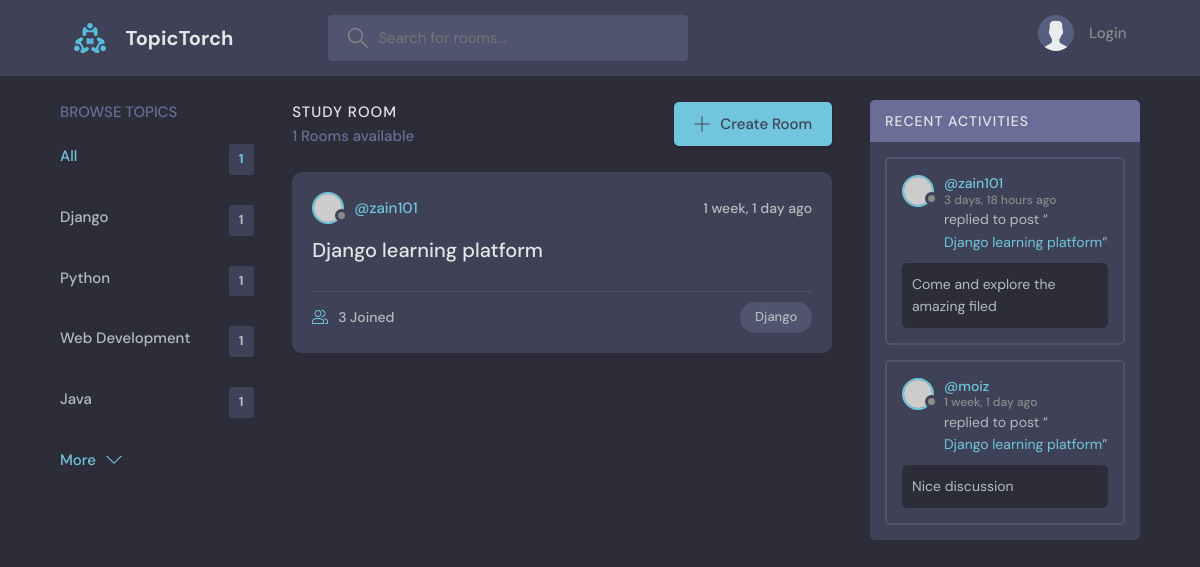
Page /?query=Django on the earlier database version.
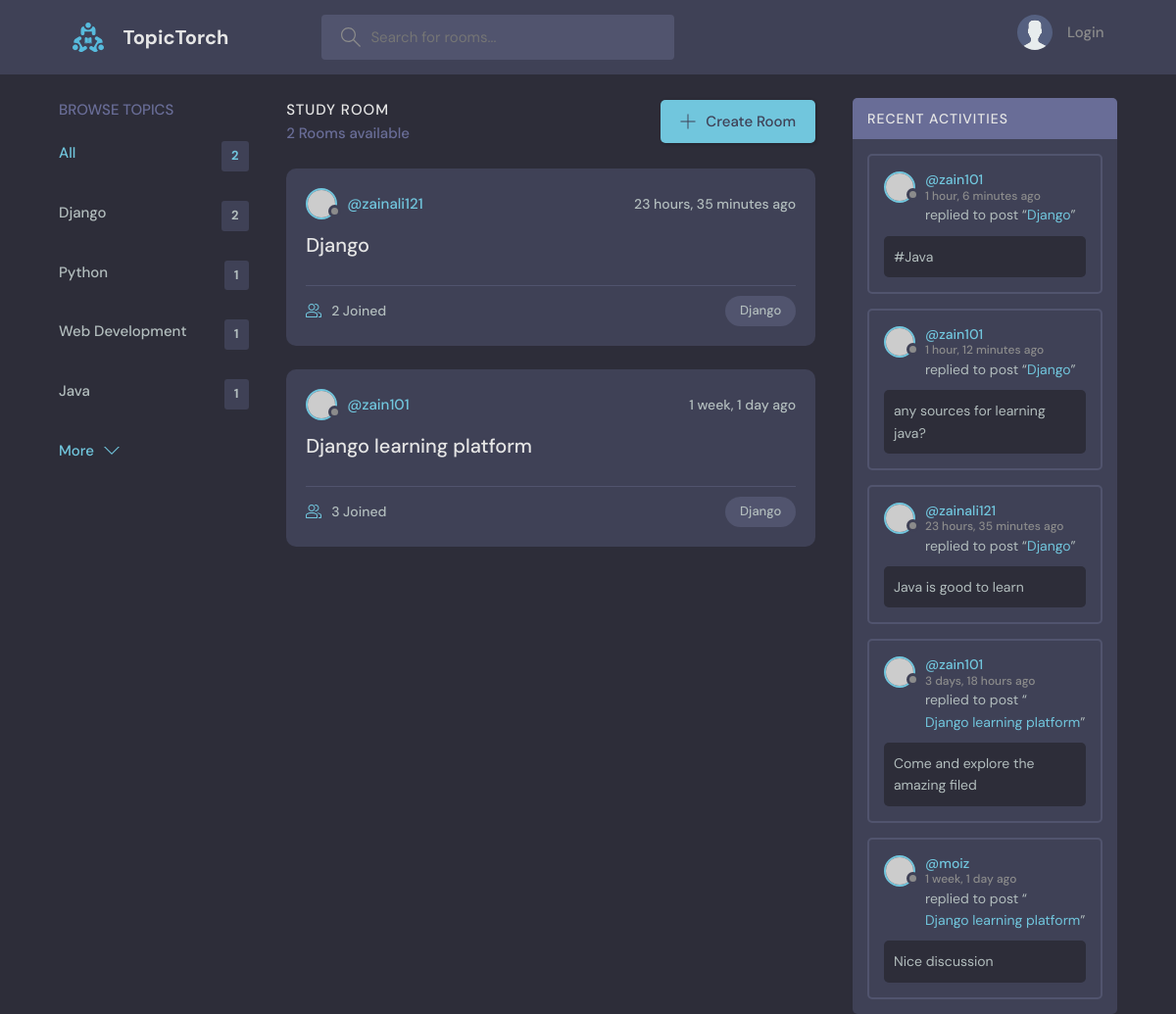
Same page on the later database version.
### base/models.py (models this page shows, shortened)
class Topic(models.Model):
    name = models.CharField(max_length=200)

class Room(models.Model):
    host = models.ForeignKey(User, on_delete=models.SET_NULL, null=True)
    members = models.ManyToManyField(User, related_name='members', blank=True)
    topic = models.ForeignKey(Topic, on_delete=models.SET_NULL, null=True)
    name = models.CharField(max_length=200)
    desc = models.TextField(null=True, blank=True)
    updated = models.DateTimeField(auto_now=True)
    created = models.DateTimeField(auto_now_add=True)
    class Meta:      # for maintaining the order
        ordering = ['-updated', '-created']
    def __str__(self):
        return self.name

class Message(models.Model):
    user = models.ForeignKey(User, on_delete=models.CASCADE)
    room = models.ForeignKey(Room, on_delete=models.CASCADE)
    body = models.TextField()
    updated = models.DateTimeField(auto_now=True)
    created = models.DateTimeField(auto_now_add=True)
    class Meta:      # for maintaining the order
        ordering = ['-updated', '-created']

### base/views.py (the view)
# urls.py: 2. Add a URL to urlpatterns:  path('', views.home, name='home')
def home(request):
    query = request.GET.get('query') if request.GET.get('query') != None else ''
    rooms = Room.objects.filter(
        Q(topic__name__icontains=query) |
        Q(name__icontains = query) |
        Q(desc__icontains = query)
                                )
    topics = Topic.objects.all()
    rooms_count = rooms.count()
    room_messages = Message.objects.filter(Q(room__topic__name__icontains=query))
    context = {'rooms': rooms, 'topics' : topics, 'rooms_count': rooms_count, 'room_messages': room_messages}
    return render(request, 'base/home.html', context)

### base/templates/base/home.html (shortened to what this page needs)
{% extends 'main.html' %}
{% block content %}
<main class="layout layout--3">
   <div class="container">
      {% include 'base/topics_components.html' %}
      <div class="roomList">
         <div class="roomList__header">
            <div>
               <h2>Study Room</h2>
               <p>{{rooms_count}} Rooms available</p>
            </div>
            <a class="btn btn--main" href="{% url 'create-room' %}">
               <svg version="1.1" xmlns="http://www.w3.org/2000/svg" width="32" height="32" viewBox="0 0 32 32">
                  <title>add</title>
                  <path
                     d="M16.943 0.943h-1.885v14.115h-14.115v1.885h14.115v14.115h1.885v-14.115h14.115v-1.885h-14.115v-14.115z">
                  </path>
               </svg>
               Create Room
            </a>
         </div>
         {% include 'base/feed_components.html' %}
      </div>
      {% include 'base/activity_components.html' %}
   </div>
</main>
{% endblock content %}

### base/templates/base/topics_components.html
<div class="topics">
   <div class="topics__header">
      <h2>Browse Topics</h2>
   </div>
   <ul class="topics__list">
      <li>
         <a href="{% url 'home' %}" class="active">All <span>{{rooms_count}}</span></a>
      </li>
      {% for topic in topics %}
      <li>
         <a href="{% url 'home' %}?query={{topic.name}}">{{topic.name}} <span>{{topic.room_set.all.count}}</span></a>
      </li>
      {% endfor %}
   </ul>
   <a class="btn btn--link" href="topics.html">
      More
      <svg version="1.1" xmlns="http://www.w3.org/2000/svg" width="32" height="32" viewBox="0 0 32 32">
         <title>chevron-down</title>
         <path d="M16 21l-13-13h-3l16 16 16-16h-3l-13 13z"></path>
      </svg>
   </a>
</div>

### base/templates/base/feed_components.html (shortened to what this page needs)
{% for room in rooms %}
<div class="roomListRoom">
   <div class="roomListRoom__header">
      <a href="{% url 'user-profile' room.host.id %}" class="roomListRoom__author">
         <div class="avatar avatar--small">
            <img src="https://randomuser.me/api/portraits/women/11.jpg" />
         </div>
         <span>@{{room.host.username}}</span>
      </a>
      <div class="roomListRoom__actions">
         <span>{{room.created|timesince}} ago</span>
      </div>
   </div>
   <div class="roomListRoom__content">
      <a href="{% url 'room' room.id %}">{{room.name}}</a>
   </div>
   <div class="roomListRoom__meta">
      <a href="{% url 'room' room.id %}" class="roomListRoom__joined">
         {{room.members.all.count}} Joined
      </a>
      <p class="roomListRoom__topic">{{room.topic.name}}</p>
   </div>
</div>
{% endfor %}

### base/templates/base/activity_components.html (shortened to what this page needs)
<div class="activities">
   <div class="activities__header">
      <h2>Recent Activities</h2>
   </div>
   {% for message in room_messages %}
   <div class="activities__box">
      <div class="activities__boxHeader roomListRoom__header">
         <a href="{% url 'user-profile' message.user.id %}" class="roomListRoom__author">
            <div class="avatar avatar--small">
               <img src="https://randomuser.me/api/portraits/women/11.jpg" />
            </div>
            <p>
               @{{message.user}}
               <span>{{message.created|timesince}} ago</span>
            </p>
         </a>
      </div>
      <div class="activities__boxContent">
         <p>replied to post “<a href="{% url 'room' message.room.id %}">{{message.room}}</a>”</p>
         <div class="activities__boxRoomContent">
            {{message.body}}
         </div>
      </div>
   </div>
   {% endfor %}
</div>

Differences in the rows shown:
computed for Topic "Django": room_set.all.count "1" → "2"
added Room: host.username "zainali121", created "23 hours, 35 minutes", name "Django", members.all.count "2", topic.name "Django"
added Message: user "zain101", created "1 hour, 6 minutes", room "Django", body "#Java"
added Message: user "zain101", created "1 hour, 12 minutes", room "Django", body "any sources for learning java?"
added Message: user "zainali121", created "23 hours, 35 minutes", room "Django", body "Java is good to learn"
Other differences:
{{ rooms_count }}: "1" → "2"
